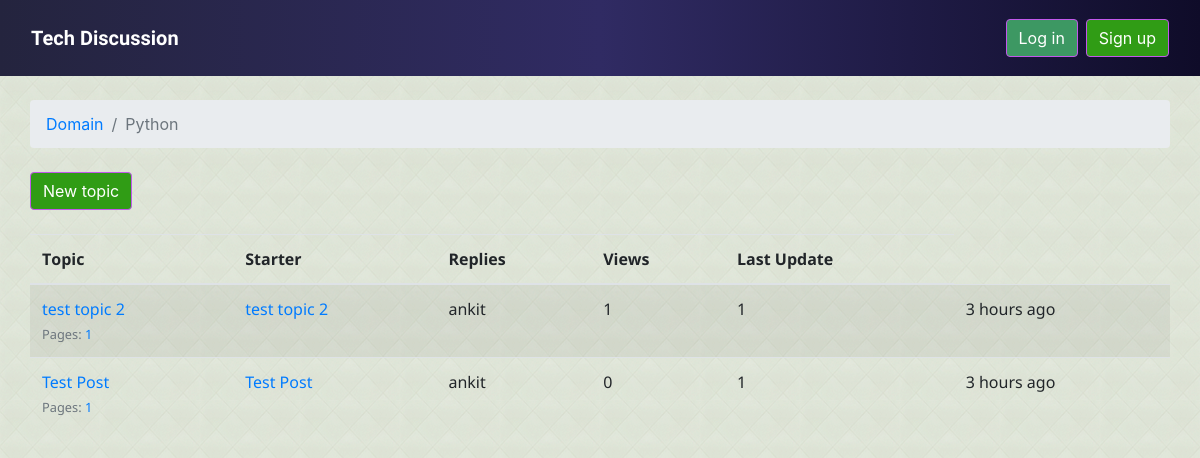
The app's page /boards/4/ with its own data.
### boards/models.py (models this page shows, shortened)
class Board(models.Model):
    name = models.CharField(max_length=30, unique=True)
    description = models.CharField(max_length=100)

class Topic(models.Model):
    subject = models.CharField(max_length=255)
    last_updated = models.DateTimeField(auto_now_add=True)
    board = models.ForeignKey(Board, related_name='topics', on_delete=models.CASCADE)
    starter = models.ForeignKey(User, related_name='topics', on_delete=models.CASCADE)
    views = models.PositiveIntegerField(default=0)
    def get_page_count(self):
        count = self.posts.count()
        pages = count / 20
        return math.ceil(pages)
    def has_many_pages(self, count=None):
        if count is None:
            count = self.get_page_count()
        return count > 6
    def get_page_range(self):
        count = self.get_page_count()
        if self.has_many_pages(count):
            return range(1, 5)
        return range(1, count + 1)

### boards/views.py (the view)
# urls.py: re_path(r'^boards/(?P<pk>\d+)/$', views.TopicListView.as_view(), name='board_topics'),
class TopicListView(ListView):
    model = Topic
    context_object_name = 'topics'
    template_name = 'topics.html'
    paginate_by = 20
    def get_context_data(self, **kwargs):
        kwargs['board'] = self.board
        return super().get_context_data(**kwargs)
    def get_queryset(self):
        self.board = get_object_or_404(Board, pk=self.kwargs.get('pk'))
        queryset = self.board.topics.order_by('-last_updated').annotate(replies=Count('posts') - 1)
        return queryset

### templates/topics.html (shortened to what this page needs)
{% extends 'base.html' %}
{% load gravatar %}
{% load humanize %}
{% load static %}
{% block stylesheet %}
<link  href="{% static 'css/home.css' %}" rel="stylesheet" type="text/css" >
{% endblock stylesheet %}
{% block breadcrumb %}
  <li class="breadcrumb-item"><a href="{% url 'home' %}">Domain</a></li>
  <li class="breadcrumb-item active">{{ board.name }}</li>
{% endblock %}
{% block content %}
<div class="mb-4">
  <a href="{% url 'new_topic' board.pk %}" class="btn btn-primary">New topic</a>
</div>
<table class="table table-striped mb-4">
  <thead class="thead-inverse">
    <tr>
      <th>Topic</th>
      <th>Starter</th>
      <th>Replies</th>
      <th>Views</th>
      <th>Last Update</th>
    </tr>
  </thead>
  <tbody>
    {% for topic in topics %}
    {% url 'topic_posts' board.pk topic.pk as topic_url %}
      <tr id='b'>
        <td>
          <p class="mb-0">
            <a href="{{ topic_url }}">{{ topic.subject }}</a>
          </p>
          <small class="text-muted">
            Pages:
            {% for i in topic.get_page_range %}
              <a href="{{ topic_url }}?page={{ i }}">{{ i }}</a>
            {% endfor %}
          </small>
        </td>
        <td><a href="{% url 'topic_posts' board.pk topic.pk %}">{{ topic.subject }}</a></td>
        <td>{{ topic.starter.username }}</td>
        <td>{{ topic.replies }}</td>
        <td>{{ topic.views }}</td>
        <td>{{ topic.last_updated|naturaltime }}</td>
      </tr>
    {% endfor %}
  </tbody>
</table>
{% endblock %}

### static/css/app.css (style rules this page uses)
.btn-primary { background-color: #309c15; border-color: #c158eb; }
body { background-image: url("../img/bg1.png"); }

### static/css/home.css (style rules this page uses)
.thead-inverse { font-family: 'Open Sans', sans-serif; }
#b { font-family: 'Noto Sans', sans-serif; }

### records on screen
Board: name "Python"
Topic: subject "test topic 2", get_page_range "1", starter.username "ankit", replies "1", views "1", last_updated "3 hours ago"
Topic: subject "Test Post", get_page_range "1", starter.username "ankit", replies "0", views "1", last_updated "3 hours ago"
